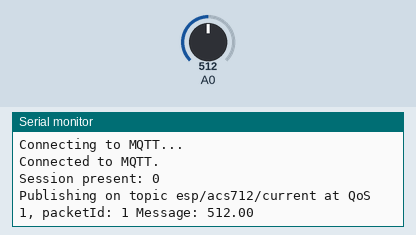
This sketch was run on a simulated ESP8266 (NodeMCU). Parts: the last lines printed to the serial monitor. Inputs (shaded band) come from the test bench; at power-on: A0 = 512. WiFi joins after 1.5 s; servers stay silent unless stated; no MQTT or app messages arrive unless stated.

Above: at 2.8 s.
2.9 s: A0 set to 716
At 3.8 s:
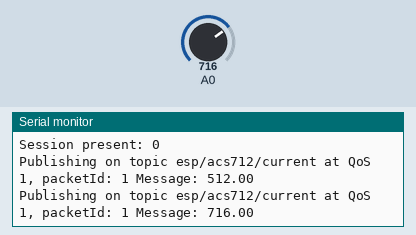
4.4 s: A0 set to 900
At 5.8 s:
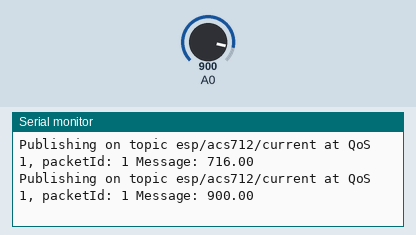
Timing chart, 0 to 7.4 s (numbered marks = the images above; inputs shaded):
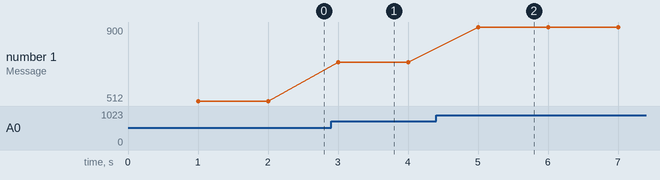

Measured:
- after the input at 2.9 s, the serial monitor: prints a new line after 0.10 s (image 1)
- after the input at 4.4 s, the serial monitor: prints a new line after 0.60 s (image 2)
- plotted number 1: 512 → 716 after the input at 2.9 s, 716 → 900 after the input at 4.4 s

The sketch:

acs712.ino
```cpp
#include <ESP8266WiFi.h>
#include <Ticker.h>
#include <AsyncMqttClient.h>

#define WIFI_SSID "DESKTOP-7D1O9B6"
#define WIFI_PASSWORD "5Fm)6935"

// Raspberri Pi Mosquitto MQTT Broker
#define MQTT_HOST IPAddress(192, 168, 137, 48)
// For a cloud MQTT broker, type the domain name
//#define MQTT_HOST "example.com"
#define MQTT_PORT 1883

// current MQTT Topics
#define MQTT_PUB_CURRENT "esp/acs712/current"

AsyncMqttClient mqttClient;
Ticker mqttReconnectTimer;

WiFiEventHandler wifiConnectHandler;
WiFiEventHandler wifiDisconnectHandler;
Ticker wifiReconnectTimer;

float value = 0;
unsigned long previousMillis = 0;   // Stores last time current was published
const long interval = 1000;        // Interval at which to publish sensor readings

void connectToWifi() {
  Serial.println("Connecting to Wi-Fi...");
  WiFi.begin(WIFI_SSID, WIFI_PASSWORD);
}

void onWifiConnect(const WiFiEventStationModeGotIP& event) {
  Serial.println("Connected to Wi-Fi.");
  connectToMqtt();
}

void onWifiDisconnect(const WiFiEventStationModeDisconnected& event) {
  Serial.println("Disconnected from Wi-Fi.");
  mqttReconnectTimer.detach(); // ensure we don't reconnect to MQTT while reconnecting to Wi-Fi
  wifiReconnectTimer.once(2, connectToWifi);
}

void connectToMqtt() {
  Serial.println("Connecting to MQTT...");
  mqttClient.connect();
}

void onMqttConnect(bool sessionPresent) {
  Serial.println("Connected to MQTT.");
  Serial.print("Session present: ");
  Serial.println(sessionPresent);
}

void onMqttDisconnect(AsyncMqttClientDisconnectReason reason) {
  Serial.println("Disconnected from MQTT.");

  if (WiFi.isConnected()) {
    mqttReconnectTimer.once(2, connectToMqtt);
  }
}

/*void onMqttSubscribe(uint16_t packetId, uint8_t qos) {
  Serial.println("Subscribe acknowledged.");
  Serial.print("  packetId: ");
  Serial.println(packetId);
  Serial.print("  qos: ");
  Serial.println(qos);
}

void onMqttUnsubscribe(uint16_t packetId) {
  Serial.println("Unsubscribe acknowledged.");
  Serial.print("  packetId: ");
  Serial.println(packetId);
}*/

void onMqttPublish(uint16_t packetId) {
  Serial.print("Publish acknowledged.");
  Serial.print("  packetId: ");
  Serial.println(packetId);
}

void setup() {

  Serial.begin(115200);
  Serial.println();

  wifiConnectHandler = WiFi.onStationModeGotIP(onWifiConnect);
  wifiDisconnectHandler = WiFi.onStationModeDisconnected(onWifiDisconnect);

  mqttClient.onConnect(onMqttConnect);
  mqttClient.onDisconnect(onMqttDisconnect);
  //mqttClient.onSubscribe(onMqttSubscribe);
  //mqttClient.onUnsubscribe(onMqttUnsubscribe);
  mqttClient.onPublish(onMqttPublish);
  mqttClient.setServer(MQTT_HOST, MQTT_PORT);
  // If your broker requires authentication (username and password), set them below
  //mqttClient.setCredentials("REPlACE_WITH_YOUR_USER", "REPLACE_WITH_YOUR_PASSWORD");

  connectToWifi();
}

void loop() {
  unsigned long currentMillis = millis();
  // Every X number of seconds (interval = 10 seconds)
  // it publishes a new MQTT message
  if (currentMillis - previousMillis >= interval) {
    // Save the last time a new reading was published
    previousMillis = currentMillis;
    // New current readings
    value = analogRead(A0);

    // Publish an MQTT message on topic esp/acs712/current
    uint16_t packetIdPub1 = mqttClient.publish(MQTT_PUB_CURRENT, 1, true, String(value).c_str());
    Serial.printf("Publishing on topic %s at QoS 1, packetId: %i ", MQTT_PUB_CURRENT, packetIdPub1);
    Serial.printf("Message: %.2f \n", value);
  }
}
```
